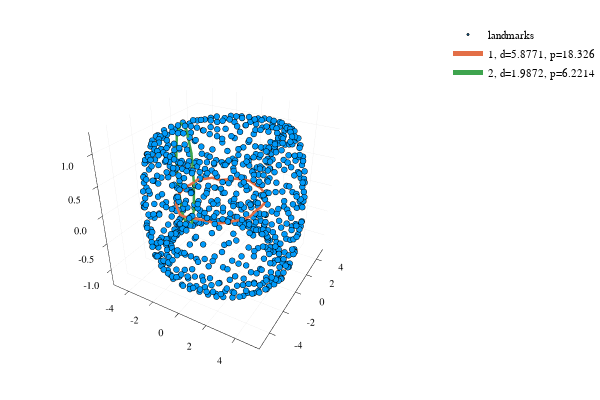

The notebook cell this image was saved under:
### Code cell
# Asimetričen torus
lep_graf(4Sphere(1) × scaled(Sphere(1), x -> (x - 0.5)^2 + 1), 0.4)

### Figure 1 — Plotly figure (JSON) as saved in the notebook; plotly's stock layout.template omitted (floating-point values rounded to 4 significant figures; data arrays with more than 128 entries replaced by an {"elided": "..."} marker saying what was removed)
{"data": [{"colorbar": {"title": ""}, "hoverinfo": "text", "legendgroup": "landmarks", "marker": {"color": "rgba(0, 154, 250, 1.000)", "line": {"color": "rgba(0, 0, 0, 1.000)", "width": 1}, "size": 2, "symbol": "circle"}, "mode": "markers", "name": "landmarks", "showlegend": true, "text": {"elided": "732 null values"}, "type": "scatter3d", "x": {"elided": "732 float values"}, "xaxis": "x1", "y": {"elided": "732 float values"}, "yaxis": "y1", "z": {"elided": "732 float values"}, "zmax": 0.1, "zmin": -0.1}, {"colorbar": {"title": ""}, "hoverinfo": "text", "legendgroup": "1, d=5.8771, p=18.326", "line": {"color": "rgba(227, 111, 71, 1.000)", "dash": "solid", "shape": "linear", "width": 5}, "mode": "lines", "name": "1, d=5.8771, p=18.326", "showlegend": true, "text": [null, null, null, null, null, null, null, null, null, null, null, null, null, null, null, null, null, null, null, null, null, null, null, null, null, null, null, null, null, null, null, null, null, null], "type": "scatter3d", "x": [-2.452, -2.726, -2.907, -2.993, -2.981, -2.869, -2.663, -2.368, -1.993, -1.552, -1.056, -0.5254, 0.02557, 0.5764, 1.101, 1.588, 2.01, 2.349, 2.593, 2.73, 2.753, 2.72, 2.571, 2.313, 1.957, 1.521, 1.023, 0.4828, -0.07709, -0.6361, -1.171, -1.664, -2.094, -2.452], "xaxis": "x1", "y": [1.713, 1.245, 0.7353, 0.2022, -0.3384, -0.868, -1.37, -1.824, -2.219, -2.538, -2.769, -2.904, -2.937, -2.864, -2.686, -2.406, -2.035, -1.588, -1.081, -0.5373, 0.02601, 0.5937, 1.142, 1.647, 2.09, 2.452, 2.72, 2.884, 2.939, 2.884, 2.725, 2.468, 2.127, 1.713], "yaxis": "y1", "z": [0.02536, 0.04695, 0.01008, 0.007465, -0.001194, -0.008439, -0.0007699, -0.02432, -0.02155, -0.06014, -0.02929, 0.01861, 0.03334, 0.0426, 0.01396, 0.02061, 0.03581, 0.02687, 0.02873, 0.07531, 0.05756, 0.05855, 0.05312, 0.0233, 0.01931, 0.03046, 0.01766, 0.04374, 0.03172, 0.01534, -0.01363, -0.02948, 0.02601, 0.02536], "zmax": 0.1, "zmin": -0.1}, {"colorbar": {"title": ""}, "hoverinfo": "text", "legendgroup": "2, d=1.9872, p=6.2214", "line": {"color": "rgba(62, 164, 78, 1.000)", "dash": "solid", "shape": "linear", "width": 5}, "mode": "lines", "name": "2, d=1.9872, p=6.2214", "showlegend": true, "text": [null, null, null, null, null, null, null, null, null, null, null, null], "type": "scatter3d", "x": [-2.843, -2.991, -3.387, -3.926, -4.418, -4.697, -4.709, -4.432, -3.934, -3.401, -2.992, -2.843], "xaxis": "x1", "y": [0.9488, 1.017, 1.186, 1.347, 1.493, 1.606, 1.562, 1.43, 1.304, 1.133, 1.004, 0.9488], "yaxis": "y1", "z": [-0.002349, -0.5459, -0.9147, -0.9914, -0.7515, -0.2767, 0.2839, 0.7571, 0.9921, 0.9124, 0.5415, -0.002349], "zmax": 0.1, "zmin": -0.1}], "layout": {"annotations": [], "height": 400, "legend": {"bgcolor": "rgba(255, 255, 255, 1.000)", "bordercolor": "rgba(0, 0, 0, 1.000)", "font": {"color": "rgba(0, 0, 0, 1.000)", "family": "sans-serif", "size": 11}, "tracegroupgap": 0, "x": 1, "y": 1}, "margin": {"b": 20, "l": 0, "r": 0, "t": 20}, "paper_bgcolor": "rgba(255, 255, 255, 1.000)", "plot_bgcolor": "rgba(255, 255, 255, 1.000)", "scene": {"camera": {"eye": {"x": 1.126, "y": -1.95, "z": 1.3}}, "xaxis": {"anchor": "y1", "domain": [0.03619, 0.9934], "gridcolor": "rgba(0, 0, 0, 0.100)", "gridwidth": 0.5, "linecolor": "rgba(0, 0, 0, 1.000)", "mirror": false, "range": [-5.303, 5.541], "showgrid": true, "showline": true, "showticklabels": true, "tickangle": 0, "tickcolor": "rgb(0, 0, 0)", "tickfont": {"color": "rgba(0, 0, 0, 1.000)", "family": "sans-serif", "size": 11}, "tickmode": "array", "ticks": "inside", "ticktext": ["-4", "-2", "0", "2", "4"], "tickvals": [-4, -2, 0, 2, 4], "title": "", "titlefont": {"color": "rgba(0, 0, 0, 1.000)", "family": "sans-serif", "size": 15}, "type": "-", "visible": true, "zeroline": false, "zerolinecolor": "rgba(0, 0, 0, 1.000)"}, "yaxis": {"anchor": "x1", "domain": [0.03762, 0.9902], "gridcolor": "rgba(0, 0, 0, 0.100)", "gridwidth": 0.5, "linecolor": "rgba(0, 0, 0, 1.000)", "mirror": false, "range": [-5.348, 5.362], "showgrid": true, "showline": true, "showticklabels": true, "tickangle": 0, "tickcolor": "rgb(0, 0, 0)", "tickfont": {"color": "rgba(0, 0, 0, 1.000)", "family": "sans-serif", "size": 11}, "tickmode": "array", "ticks": "inside", "ticktext": ["-4", "-2", "0", "2", "4"], "tickvals": [-4, -2, 0, 2, 4], "title": "", "titlefont": {"color": "rgba(0, 0, 0, 1.000)", "family": "sans-serif", "size": 15}, "type": "-", "visible": true, "zeroline": false, "zerolinecolor": "rgba(0, 0, 0, 1.000)"}, "zaxis": {"gridcolor": "rgba(0, 0, 0, 0.100)", "gridwidth": 0.5, "linecolor": "rgba(0, 0, 0, 1.000)", "mirror": false, "range": [-1.314, 1.316], "showgrid": true, "showline": true, "showticklabels": true, "tickangle": 0, "tickcolor": "rgb(0, 0, 0)", "tickfont": {"color": "rgba(0, 0, 0, 1.000)", "family": "sans-serif", "size": 11}, "tickmode": "array", "ticks": "inside", "ticktext": ["-1.0", "-0.5", "0.0", "0.5", "1.0"], "tickvals": [-1, -0.5, 0, 0.5, 1], "title": "", "titlefont": {"color": "rgba(0, 0, 0, 1.000)", "family": "sans-serif", "size": 15}, "type": "-", "visible": true, "zeroline": false, "zerolinecolor": "rgba(0, 0, 0, 1.000)"}}, "showlegend": true, "width": 600}}
